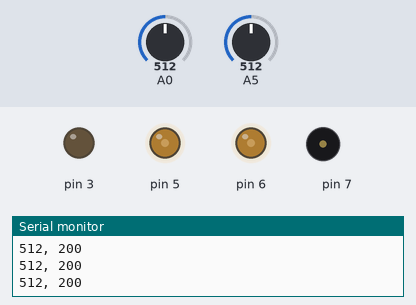
Simulated run of this sketch. Board: Arduino Uno, built with avr-gcc and run on an emulated ATmega328P. Shown: output pins drawn as LEDs (lit = HIGH), buzzer (waves = sounding), the last lines printed to the serial monitor. The test bench sets the inputs (shaded band); at power-on: A5 = 512, A0 = 512.

Above: at 1.2 s.
1.3 s: A5 set to 590
4.3 s: A5 set to 610
At 5.1 s:
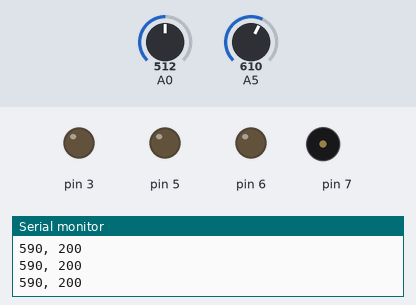
7.3 s: A0 set to 196
10.3 s: A0 set to 169
At 11.5 s:
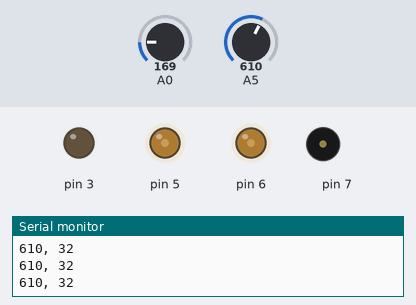
13.3 s: A0 set to 155
At 14.1 s:
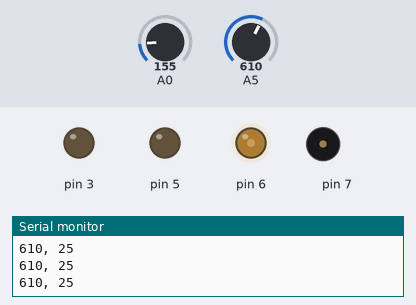
14.8 s: A0 set to 122
At 15.2 s:
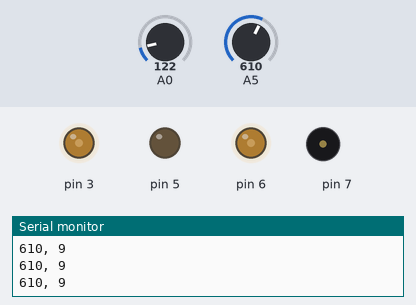
Timing chart, 0 to 17.3 s (numbered marks = the images above; inputs shaded):
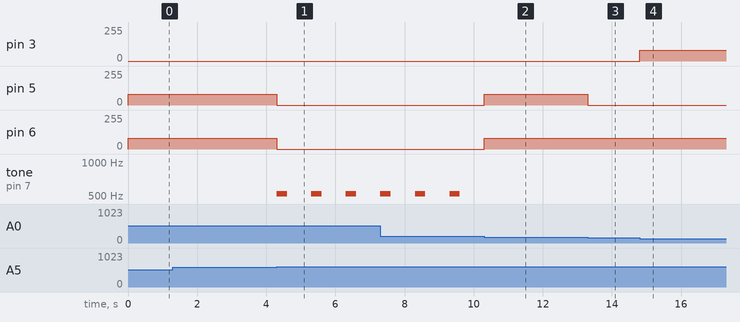

Measured:
- the behaviour switches between 600 and 601 on A5 (found by bisection; images 0 and 1)
- the behaviour switches between 186 and 185 on A0 (found by bisection; images 1 and 2)
- the behaviour switches between 156 and 155 on A0 (found by bisection; images 2 and 3)
- after the input at 4.3 s, pin 5, pin 6: 80/255 → 0/255 at once; tone on pin 7: alternates 523 Hz for 0.30 s and silent for 0.70 s, starting at once
- after the input at 10.3 s, pin 5, pin 6: 0/255 → 80/255 at once; tone on pin 7: stops changing and stays silent
- after the input at 13.3 s, pin 5: 80/255 → 0/255 at once
- after the input at 14.8 s, pin 3: 0/255 → 80/255 at once

The sketch:

510119104009.ino
```cpp
int GasSensor = 0;

int TempSensor = 0;

void setup()
{
  pinMode(A0, INPUT);
  pinMode(A5, INPUT);
  pinMode(3, OUTPUT);
  pinMode(5, OUTPUT);
  pinMode(6, OUTPUT);
  pinMode(7, OUTPUT);
  Serial.begin(9600);
}

void loop()
{
  TempSensor = (-40 + 0.488155 * (analogRead(A0) - 20));
  GasSensor = analogRead(A5);
  if (TempSensor < 20) {
    analogWrite(3, 80);
  } else {
    digitalWrite(3, LOW);
  }
  if (TempSensor > 25) {
    analogWrite(5, 80);
  } else {
    digitalWrite(5, LOW);
  }
  if (GasSensor > 350) {
    analogWrite(6, 80);
  } else {
    digitalWrite(6, LOW);
  }
  if (GasSensor > 600 && TempSensor > 40) {
    digitalWrite(5, LOW);
    digitalWrite(6, LOW);
    tone(7, 523, 300);
    delay(1000);
  }
  Serial.print(GasSensor);
  Serial.print(", ");
  Serial.println(TempSensor);
}
```
